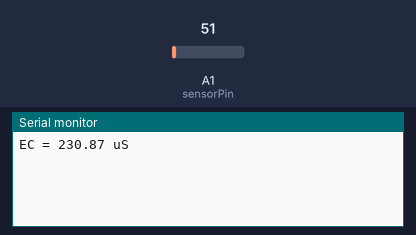
A sketch run on a simulated Arduino Mega 2560, built with avr-gcc and run on an emulated ATmega2560. Shown: the last lines printed to the serial monitor. Inputs (shaded band) come from the test bench; at power-on: A1 (sensorPin) = 51.

Above: at 1.2 s.
1.3 s: A1 (sensorPin) set to 61
At 2.4 s:
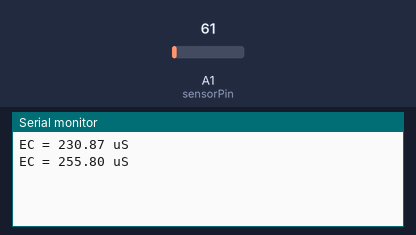
2.8 s: A1 (sensorPin) set to 71
At 3.8 s:
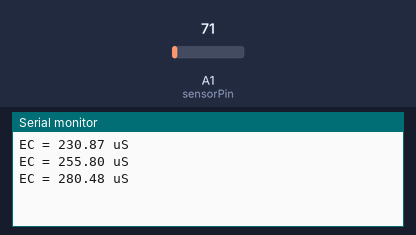
Timing chart, 0 to 5.8 s (numbered marks = the images above; inputs shaded):
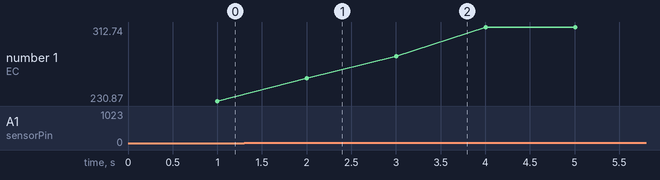

Measured:
- after the input at 1.3 s, the serial monitor: prints a new line after 0.70 s (image 1)
- after the input at 2.8 s, the serial monitor: prints a new line after 0.21 s (image 2)
- plotted number 1: 230.87 → 255.8 after the input at 1.3 s, 255.8 → 312.74 after the input at 2.8 s

The sketch:

Grove_TDS.ino
```cpp
#include <Controllino.h>
#define sensorPin A1

// No calibration required
const float a = 0.020; //The electrical conductivity (EC) of an aqueous solution increases with temperature significantly: about 2 per degree Celsius.

void setup() {
    Serial.begin(9600);
}
void loop() {
  int TDS_raw;
  //int TEMP_raw for waterproof LM35;
  float Voltage;
  float TDS_25;
  float EC_25;
  float av_EC;
  float EC;

  float sum = 0;
  float t = 25; // VALUE FROM SENSOR!!!

  for (int i=0 ; i<5; i++){
    TDS_raw = analogRead(sensorPin);
    Voltage = TDS_raw*5/1024.0;       //Convert analog reading to Voltage
    TDS_25=(133.42/Voltage*Voltage*Voltage - 255.86*Voltage*Voltage + 857.39*Voltage)*0.5; //Convert voltage value to TDS value (original)
    EC_25 = TDS_25*2;
    EC = (1 + a*(t - 25))*EC_25;
    sum = sum + EC;        //sum formula for the following average calculation
    delay(200);
  }

av_EC = sum / 5;  // average of 5 samples
Serial.print("EC = ");
Serial.print(av_EC);
Serial.println(" uS");
}

// REFERENCES:
// 1. Original code and sensor description: https://wiki.seeedstudio.com/Grove-TDS-Sensor/
// 2. Temperature compensation for EC: https://www.aqion.de/site/112Source: https://www.aqion.de/site/112
```
